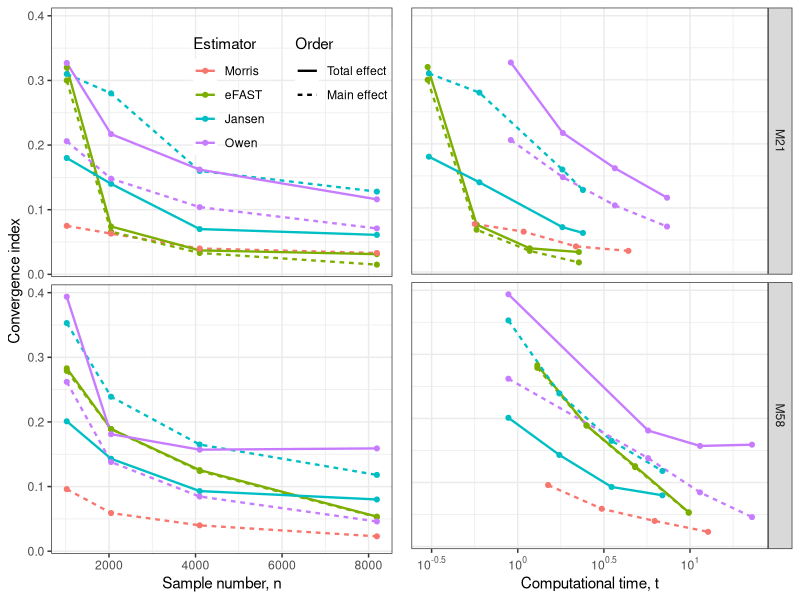

Write the R code that produced this figure.
if(!require(ggplot2)) {
  install.packages("ggplot2"); require(ggplot2)}
if(!require(scales)) {
  install.packages("scales"); require(scales)} # to access break formatting functions
if(!require(gridExtra)) {
  install.packages("gridExtra"); require(gridExtra)}


Model<-c(rep("M21", 8))
est<-c(rep("FST-M", 4), rep("FST-T", 4))
n<-c(1024, 2048, 4096, 8192, 1024, 2048, 4096, 8192)
time<-c(0.2998333, 0.5768333, 1.1731668, 2.2638, 
        0.2998333, 0.5768333, 1.1731668, 2.2638)
ind<-c(0.30,0.066,0.033,0.015,
       0.32,0.074,0.037,0.0312)

df2<-data.frame(Model,est,n, time, ind)

Model<-c(rep("M58", 8))
est<-c(rep("FST-M", 4), rep("FST-T", 4))
n<-c(1024, 2048, 4096, 8192, 1024, 2048, 4096, 8192)
time<-c(1.299167, 2.508000, 4.800000, 9.825498,
        1.299167, 2.508000, 4.800000, 9.825498)
ind<-c(0.279, 0.189, 0.124,0.0528,
       0.283, 0.189, 0.1254523, 0.05349)

df3<-data.frame(Model,est,n, time, ind)


Model<-c(rep("M21", 8))
est<-c(rep("JSN-M", 4), rep("JSN-T", 4))
n<-c(1024, 2048, 4096, 8192, 1024, 2048, 4096, 8192)
time<-c(0.305, 0.599, 1.8158, 2.389,
        0.305, 0.599, 1.8158, 2.389)
ind<-c(0.31,0.28,0.16,0.128,
       0.18,0.14,0.07,0.061)

df4<-data.frame(Model,est,n, time, ind)

Model<-c(rep("M58", 8))
est<-c(rep("JSN-M", 4), rep("JSN-T", 4))
n<-c(1024, 2048, 4096, 8192, 1024, 2048, 4096, 8192)
time<-c(0.8825, 1.7437, 3.505, 6.914,
        0.8825, 1.7437, 3.505, 6.914)
ind<-c(0.353,0.239,0.165,0.118,
       0.201,0.143,0.093,0.08)

df5<-data.frame(Model,est,n, time, ind)

Model<-c(rep("M21", 8))
est<-c(rep("OWN-M", 4), rep("OWN-T", 4))
n<-c(1024, 2048, 4096, 8192, 1024, 2048, 4096, 8192)
time<-c(0.9115, 1.8275, 3.6628, 7.3558,
        0.9115, 1.8275, 3.6628, 7.3558)
ind<-c(0.206,0.148,0.104,0.071,
       0.327,0.217,0.162,0.116)

df6<-data.frame(Model,est,n, time, ind)

Model<-c(rep("M58", 8))
est<-c(rep("OWN-M", 4), rep("OWN-T", 4))
n<-c(1024, 2048, 4096, 8192, 1024, 2048, 4096, 8192)
time<-c(0.8825, 5.711167, 11.42, 22.89,
        0.8825, 5.711167, 11.42, 22.89)
ind<-c(0.2619562,0.1379795, 0.08455584, 0.04598252,
       0.3937564,0.1810925, 0.1570704, 0.1590402)

df7<-data.frame(Model,est,n, time, ind)

Model<-c(rep("M21", 4), rep("M58", 4))
est<-c(rep("Morris", 4), rep("Morris", 4))
n<-c(1024, 2048, 4096, 8192, 1024, 2048, 4096, 8192)
time<-c(0.5633333, 1.0816667, 2.1766667, 4.3883333,
        1.5, 3.071667,  6.233333, 12.728167)
ind<-c(0.075, 0.063, 0.04, 0.033,
       0.096, 0.059, 0.04, 0.023)
df1<-data.frame(Model,est,n, time, ind)


dft<-do.call(rbind, list(df2,df3,df4,df5,df6,df7,df1))

dft$linetype<-c(rep("2",4), rep("1",4), rep("2",4), rep("1",4),
                rep("2",4), rep("1",4), rep("2",4), rep("1",4),
                rep("2",4), rep("1",4), rep("2",4), rep("1",4),
                rep("2",8))

dft$color<-c(rep("2",16), rep("3",16), rep("4",16), rep("1",8))
levels(dft$Model) <- c("Original 21 Parameters", "All 58 parameters")

#pdf(file="fig1.pdf", width = 10, height = 7)
png(file="fig1.png",width=2400,height=1600,res=300)
p1<-ggplot(dft, aes(x = n, y = ind)) + facet_grid(Model~.) + 
  geom_line(aes(color = color, linetype = linetype), size = 0.8) +
  geom_point(aes(color = color), size = 1.4) + theme_bw() +
  xlab("Sample number, n") + ylab("Convergence index") +
  labs(colour="Estimator",linetype="Order") +
  scale_color_discrete(labels=c("Morris","eFAST", "Jansen", "Owen")) +
  scale_linetype_discrete(labels=c("Total effect", "Main effect")) +
  theme(strip.background = element_blank(), # remove box
        strip.text.y = element_blank(), legend.box = "horizontal",
        legend.position=c(0.7, 0.84), # change legend position
        legend.background = element_rect(fill=alpha('white', 0.1))) 

p2<-ggplot(dft, aes(x = time, y = ind)) + facet_grid(Model~.) + 
  scale_x_log10(breaks = trans_breaks("log10", function(x) 10^x),
                labels = trans_format("log10", math_format(10^.x))) +
  geom_line(aes(color = color, linetype = linetype), size = 0.8) +
  geom_point(aes(color = color), size = 1.4) + theme_bw() +
  xlab("Computational time, t") +
  theme(axis.title.y=element_blank(),
        axis.text.y=element_blank(),
        axis.ticks.y=element_blank(),
        legend.position="none") # remove legend

grid.arrange(p1, p2, ncol=2)
dev.off()

